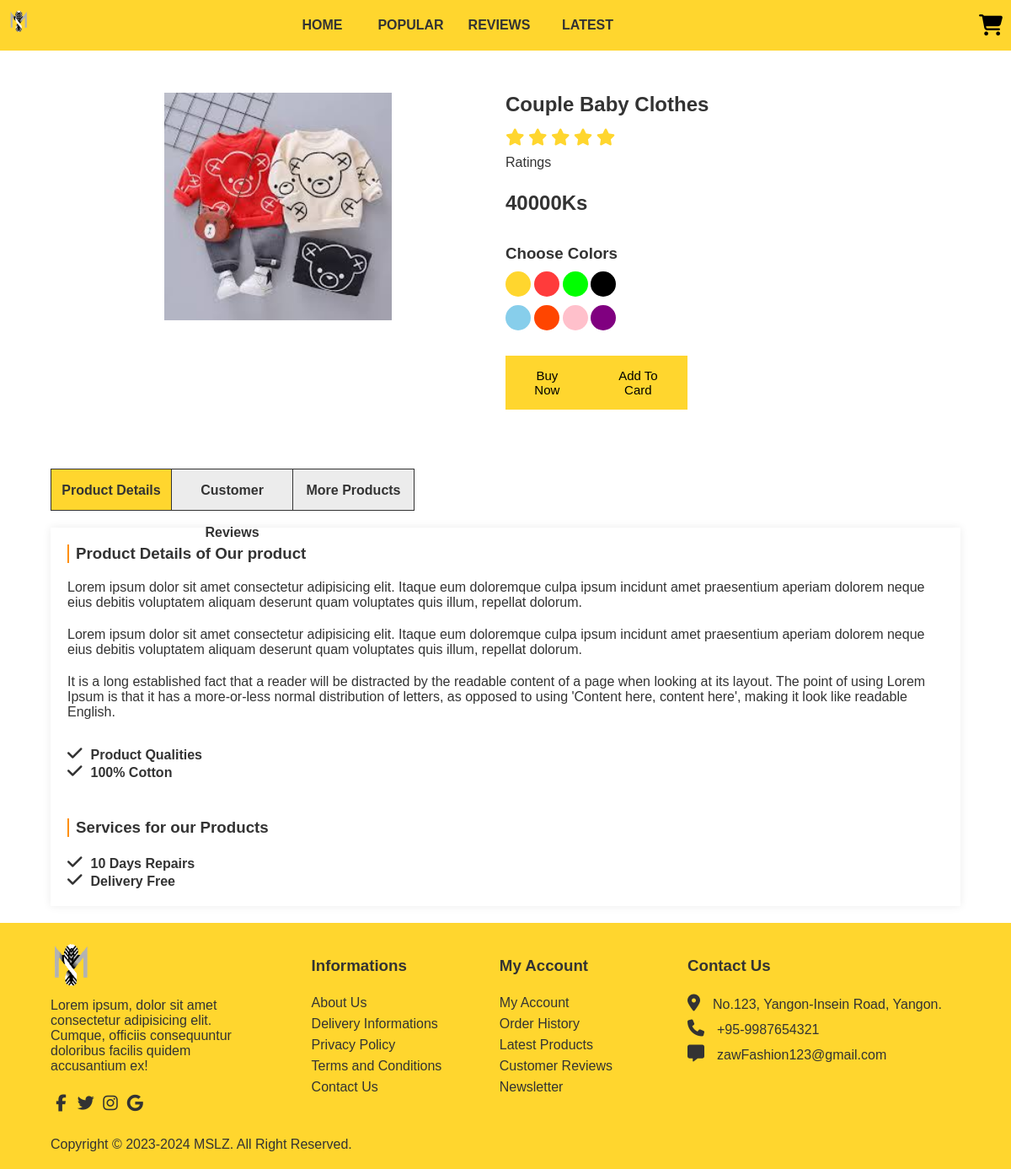
The page /productsPage.php?id=24 on the database its author committed.
### tables this page shows
CREATE TABLE `tbl_products` (
  `id` int(11) NOT NULL,
  `product_image` varchar(255) NOT NULL,
  `product_name` varchar(255) NOT NULL,
  `product_description` longtext NOT NULL,
  `product_price` varchar(255) NOT NULL,
  `category_name` varchar(255) NOT NULL,
  `main_category` varchar(255) NOT NULL,
  `created_at` datetime NOT NULL,
  `updated_at` datetime DEFAULT NULL,
  `deleted_at` datetime DEFAULT NULL
);

### init/classes/DB.php (called while the page is built)
<?php
class DB{
    private $host="localhost";
    private $username="root";
    private $password="";
    private $dbname="shoppingtemplate";
    protected function connect() {
        try{
            $con=new PDO("mysql:host=$this->host; dbname=$this->dbname",$this->username,$this->password);
            $con->setAttribute(PDO::ATTR_ERRMODE,PDO::ERRMODE_EXCEPTION);
            return $con;
        } catch(PDOException $e) {
            return $e->getMessage();
        }
    }
}
?>

### init/classes/Products.php (called while the page is built, shortened)
<?php
require_once "DB.php";
class Products extends DB{
    private $con;
    public function __construct(){
        $this->con = $this->connect();
    }
    public function fetchProducts(int $id){
        $sql = "SELECT * FROM tbl_products WHERE id=:id ";
        $stmt = $this->con->prepare($sql);
        $stmt->bindParam("id",$id,PDO::PARAM_INT);
        $stmt->execute();
        $res = $stmt->fetch(PDO::FETCH_OBJ);
        return $res;
    }
}
?>

### productsPage.php (the view, shortened to what this page needs)
<?php
require_once "init/classes/Comments.php";
require_once "init/classes/Products.php";
$products = new Products;
    $getProducts = $products->fetchProducts($_GET["id"]);
?>
<!DOCTYPE html>
<html>
    <head>
        <link rel="stylesheet" href="./assets/css/productsPage.css">
    </head>
    <body>
        <header>
            <div class="header flex-container">
                <div class="header-logo">
                    <div class="logo-photo">
                        <div class="logo-icon">
                            <img src="assets/images/da7854c889578743810e7970ae28671f.png" alt="logo-img">
                        </div>
                    </div>
                </div>
                <div class="nav" id="nav">
                    <nav>
                        <ul class="navbar flex-container">
                            <li><a href='index.php'>Home</a></li>
                            <li><a href='#'>Popular</a></li>
                            <li><a href='#'>Reviews</a></li>
                            <li><a href='#'>Latest</a></li>
                        </ul>
                    </nav>
                </div>
                <div class="account-icons">
                    <a href="shopping_card.php"><i class="fa-solid fa-cart-shopping"></i></a>
                </div>
            </div>
        </header>
        <main>
            <section>
                <div class="container">
                    <div class="productPage">
                        <div class="productCollections flex-container">
                            <div class="product-photo">
                                <div class="product-img">
                                    <img src="assets/images/<?php echo $getProducts->product_image; ?>" alt="<?php echo $getProducts->product_name; ?>">
                                </div>
                            </div>
                            <div class="product-description">
                                <h2><?php echo $getProducts->product_name; ?></h2>
                                <div class="popular-star">
                                    <i class="fa fa-star"></i>
                                    <i class="fa fa-star"></i>
                                    <i class="fa fa-star"></i>
                                    <i class="fa fa-star"></i>
                                    <i class="fa fa-star"></i>
                                    <p>Ratings</p>
                                </div>
                                <h2><?php echo $getProducts->product_price; ?>Ks</h2>
                                <div class="color-collections">
                                    <h3>Choose Colors</h3>
                                    <div class="choose-color flex-container">
                                        <div>
                                            <p id="yellow"></p>
                                        </div>
                                        <div>
                                            <p id="red"></p>
                                        </div>
                                        <div>
                                            <p id="green"></p>
                                        </div>
                                        <div>
                                            <p id="black"></p>
                                        </div>
                                        <div>
                                            <p id="skyblue"></p>
                                        </div>
                                        <div>
                                            <p id="orange"></p>
                                        </div>
                                        <div>
                                            <p id="pink"></p>
                                        </div>
                                        <div>
                                            <p id="purple"></p>
                                        </div>
                                    </div>
                                </div>
                                <div class="buy-card-button flex-container">
                                    <div class="buy-button">
                                        <button type="submit">Buy Now</button>
                                    </div>
                                    <div class="card-button">
                                        <form method="post" action="shopping_card.php?action=add&id=<?php echo $getProducts->id; ?>">
                                            <button type="submit" class="add-card" name="add_to_card" value="Add To Card">Add To Card</button>
                                        </form>
                                    </div>
                                </div>
                            </div>
                        </div>
                    </div>
                </div>
            </section>
            <section>
                <div class="container">
                    <div class="product-detail-nav">
                        <nav>
                            <ul class="product-detail-list">
                                <li id="detail">Product Details</li>
                                <li id="creviews">Customer Reviews</li>
                                <li id="more">More Products</li>
                            </ul>
                        </nav>
                    </div>
                </div>
            </section>
            <section>
                <div class="container">
                    <div class="about-product-details" id="about-product-details">
                        <h3>Product Details of Our product</h3>
                        <div class="about-product-details-para">
                            <p>Lorem ipsum dolor sit amet consectetur adipisicing elit. Itaque eum doloremque culpa ipsum incidunt amet praesentium aperiam dolorem neque eius debitis voluptatem aliquam deserunt quam voluptates quis illum, repellat dolorum.</p>
                            <p>Lorem ipsum dolor sit amet consectetur adipisicing elit. Itaque eum doloremque culpa ipsum incidunt amet praesentium aperiam dolorem neque eius debitis voluptatem aliquam deserunt quam voluptates quis illum, repellat dolorum.</p>
                        </div>
                        <div class='product-para'>
                            <p><?php echo $getProducts->product_description; ?></p>
                            <ul>
                                <li><i class="fa fa-check"></i>Product Qualities</li>
                                <li><i class="fa fa-check"></i>100% Cotton</li>
                            </ul>
                        </div>
                        <div class="product-service">
                            <h3>Services for our Products</h3>
                            <ul>
                                <li><i class="fa fa-check"></i>10 Days Repairs</li>
                                <li><i class="fa fa-check"></i>Delivery Free</li>
                            </ul>
                        </div>
                    </div>
                </div>
            </section>
        </main>
        <footer>
            <div class="summary">
                <div class="container">
                    <div class="summary-collections flex-container">
                        <div class="summary-list">
                            <div class="summary-img">
                                <img src="assets/images/da7854c889578743810e7970ae28671f.png" alt="logo-img">
                            </div>
                            <p>Lorem ipsum, dolor sit amet consectetur adipisicing elit. Cumque, officiis consequuntur doloribus facilis quidem accusantium ex!</p>
                            <div class="social-media">
                                <i class="fa fa-facebook"></i>
                                <i class="fa fa-twitter"></i>
                                <i class="fa fa-instagram"></i>
                                <i class="fa fa-google"></i>
                            </div>
                        </div>
                        <div class="summary-list2">
                            <h3>Informations</h3>
                            <ul>
                                <li>About Us</li>
                                <li>Delivery Informations</li>
                                <li>Privacy Policy</li>
                                <li>Terms and Conditions</li>
                                <li>Contact Us</li>
                            </ul>
                        </div>
                        <div class="summary-list3">
                            <h3>My Account</h3>
                            <ul>
                                <li>My Account</li>
                                <li>Order History</li>
                                <li>Latest Products</li>
                                <li>Customer Reviews</li>
                                <li>Newsletter</li>
                            </ul>
                        </div>
                        <div class="summary-list4">
                            <h3>Contact Us</h3>
                            <ul>
                                <li><i class="fa-solid fa-location-dot"></i>No.123, Yangon-Insein Road, Yangon.</li>
                                <li><i class="fa-solid fa-phone"></i>+95-9987654321</li>
                                <li><i class="fa-solid fa-message"></i>zawFashion123@gmail.com</li>
                            </ul>
                        </div>
                    </div>
                    <p>Copyright &copy; 2023-2024 MSLZ. All Right Reserved.
                </div>
            </div>
        </footer>
    </body>
</html>

### rows shown on the page
tbl_products: product_image (picture), product_name "Couple Baby Clothes", product_price "40000", product_description "It is a long established fact that a reader will be distracted by the readable content of a page when looking at its layout. The point of using Lorem Ipsum is that it has a more-or-less normal distribution of letters, as opposed to using 'Content here, content here', making it look like readable English."
